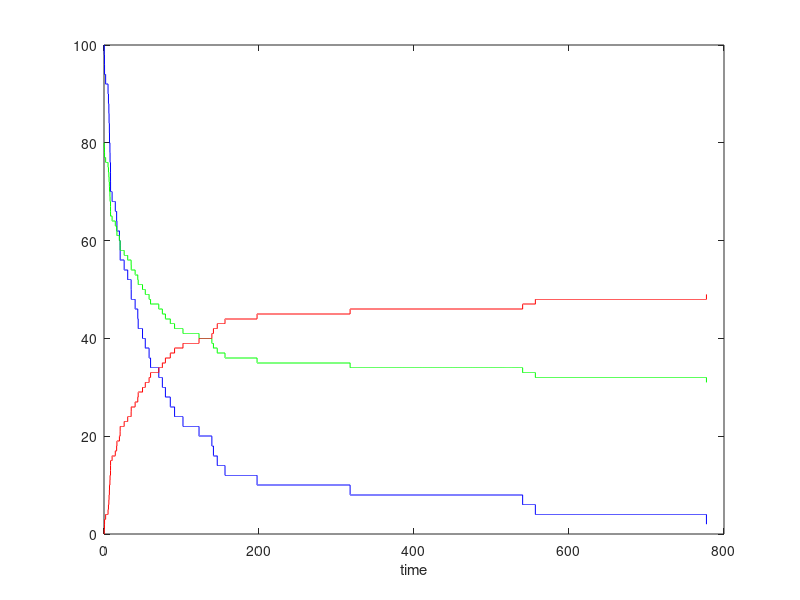

MATLAB code to generate this figure: (Note: this script raises an error after producing the figure.)
%  2A + B --> D
% Algorithm is run wrt A.
% Simulating 3rd order kinetics using my agent-based algorithm.
% Assume volume is --- microliters.

% Author: Alex Plakantonakis,   Copyright (c) 2019
% License: GNU GPLv3

clear; clc;
rng(0);

Avonum = 6.02e+23;      % Avogadro's number
km = 1;      % Bimolecular molar kinetic constant [units: 1 /(M sec)];
V = 10^-21;          % in Liters

global k;       % Bimolecular microscopic kinetic constant [units: 1/sec];
k = km /(Avonum*V)^2;

%% Initial number of reactant molecules; assume A is limiting.
agents = 100;
Ao = agents;           Bo = 0.8*agents;     Dmax = Ao;
% Arrays for tracking reactant and product agent status
A = ones(1,Ao);        B = ones(1,Bo);      D = zeros(1,Dmax); 
% Initialize time-dependent sum of molecule numbers
At(1) = sum(A);        Bt(1) = sum(B);      Dt(1) = 0;

time(1) = 0;
t = 2;
dt = 0.01;                              % Fixed time step increment

while Bt(t-1) > 31                          % Use limiting reactant!
%     dt = 10  / ( (At(t-1)-1) * Bt(t-1) );       % Variable time step increment

%     P = k * (At(t-1)-1) * Bt(t-1) * dt;
    P = 1 - exp(-k * (At(t-1)-1) * Bt(t-1) * dt);
    
    temp = find(A==1);
    for i = 1:size(temp,2)
        if A(temp(i)) == 1 && rand < P     
            % First IF condition ensures that an A agent has not already "died" in this time step
            A(temp(i)) = 0;                % First A agent dies
            temp2 = find(A==1);      
            x = ceil(rand*size(temp2,2));  % Pick another A agent randomly
            A(temp2(x)) = 0;               % Second A agent dies
            temp3 = find(B==1);
            y = ceil(rand*size(temp3,2));  % Pick B agent randomly           
            B(temp3(y)) = 0;               % B agent dies
            D(temp(i)) = 1;                % Agent D is born!
        end
    end 
    time(t) = time(t-1) + dt;
    At(t) = sum(A);         Bt(t) = sum(B);         Dt(t) = sum(D);
    t = t + 1;
end

figure('Name','3rd Order Rx Time course','NumberTitle','off'); 
plot(time,At,'b',time,Bt,'g',time,Dt,'r');             
xlabel('time');                                         hold on;

% Solve ODE for 2nd order kinetics - Plot Time Courses
tmax=time(t-1);
[ty,y_sol] = ode45(@o3_het_dif,[0:tmax/100:tmax],[At(1) ; Bt(1) ; Dt(1)]);
scatter(ty,y_sol(:,1),'xb');                  
scatter(ty,y_sol(:,2),'xg');
scatter(ty,y_sol(:,3),'xr');

legend('A','B','D');        hold off;

clear temp temp2 x i;

% Result:
% - It works for both fixed and variable time step increments. 
